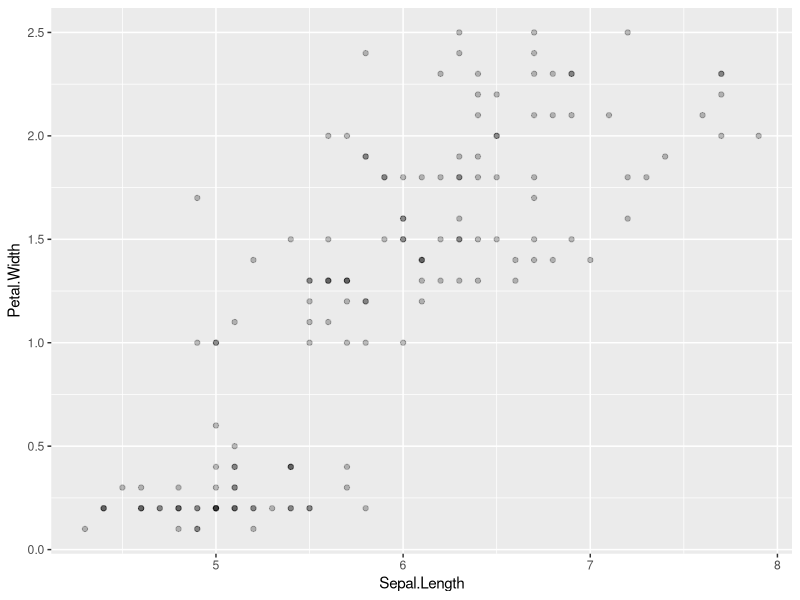
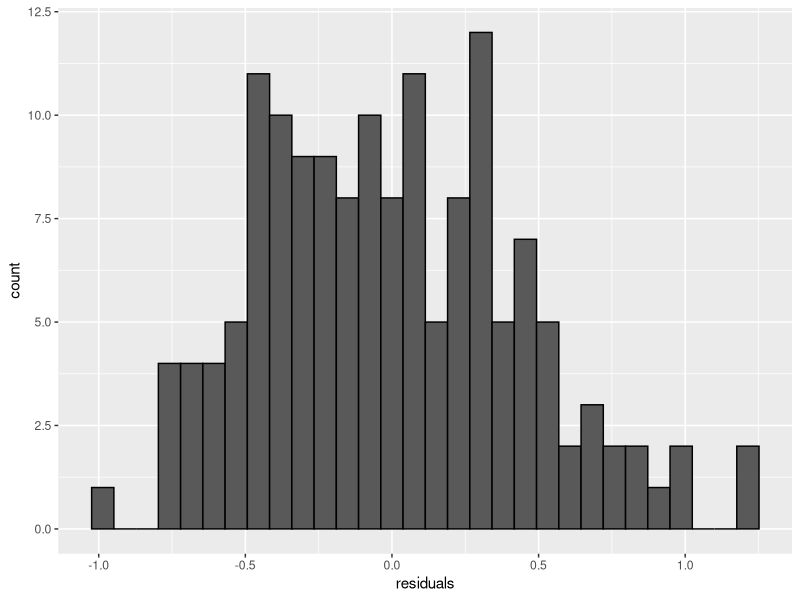

Reproduce these figures in R, in order.
## ---- chunk 1
# please do not alter this code chunk
knitr::opts_chunk$set(echo = TRUE, message = FALSE)
library("tidyverse")
library("broom")
set.seed(992) # makes sure random numbers are reproducible
## ---- chunk 2
ggplot(iris, aes(Sepal.Length, Petal.Width)) +
  geom_point(alpha = .25)
## ---- chunk 3

iris_mod <- lm(Petal.Width ~ Sepal.Length, iris)

summary(iris_mod) #print out the model summary
## ---- chunk 4
residuals <- residuals(iris_mod)

ggplot() +
  geom_histogram(aes(residuals), color = "black")
## ---- chunk 5
iris_pred <- predict(iris_mod, tibble(Sepal.Length = c(5.25, 6.3)))

iris_pred # print the predicted values
## ---- chunk 6
X <- 1:10
err <- rnorm(10, sd = 2)
Yi <- 3 - 7 * X + err

Yi # print the values of Yi
## ---- chunk 7

sim_lm_data <- function(n = 100, b0 = 0, b1 = 0, 
                        X_mu = 0, X_sd = 1, err_sd = 1) {
  tibble(
    id = 1:n,
    X = rnorm(n, X_mu, X_sd),
    err = rnorm(n, 0, err_sd),
    Y = b0 + b1*X + err
  ) %>%
    select(id, X, Y)
}

dat6 <- sim_lm_data(n = 10) # do not edit

knitr::kable(dat6) # print table
## ---- chunk 8

dat7 <- sim_lm_data(n = 10000, b0 = 80, b1 = 0.5, 
                   X_mu = 0, X_sd = 1, err_sd = 2)

mod7 <- lm(Y ~ X, data = dat7)

summary(mod7) # print summary

## ---- chunk 9
# ... lets you include any arguments to send to sim_lm_data()
sim_lm_power <- function(...) {
  dat <- sim_lm_data(...)
  lm(Y~X, dat) %>% 
    broom::tidy() %>%
    filter(term == "X") %>%
    pull(p.value)
}

p_values <- replicate(1000, sim_lm_power(n = 50, b0 = 80, b1 = 0.5, X_mu = 0, X_sd = 1, err_sd = 2))

power <- mean(p_values < .05)

power # print the value
## ---- chunk 10

p_values <- replicate(1000, sim_lm_power(n = 50))

false_pos <- mean(p_values < .05)

false_pos # print the value
## ---- chunk 11
# do not edit
Q <- list()
Q["2"] <- all.equal(sum(iris_mod$coefficients), -2.447297, tolerance = 1e-5)
Q["3"] <- all.equal(ifelse(length(residuals), sum(abs(residuals)), FALSE), 53.91187, tolerance = 1e-5)
Q["4"] <- all.equal(iris_pred, c("1" = 0.7526022, "2" = 1.5431657), tolerance = 1e-6)
Q["5"] <- all.equal(sum(Yi), -353.477, tolerance = 1e-3)
Q["6"] <- all(c("b0", "n", "b1", "X_mu", "X_sd", "err_sd") %in% (formals(sim_lm_data) %>% names()))
Q["7"] <- all.equal(mod7$coefficients[[1]], 80, tolerance = 0.1)
Q["8"] <- all.equal(power, .4, tolerance = 0.1)
Q["9"] <- all.equal(false_pos, .05, tolerance = 0.1)

ans <- sapply(Q, isTRUE)

knitr::kable(data.frame(
  Question = paste0("<a href='#question-", names(Q), "'>Question ", names(Q), "</a>"),
  Answer = ifelse(ans, "correct", "incorrect")
))
